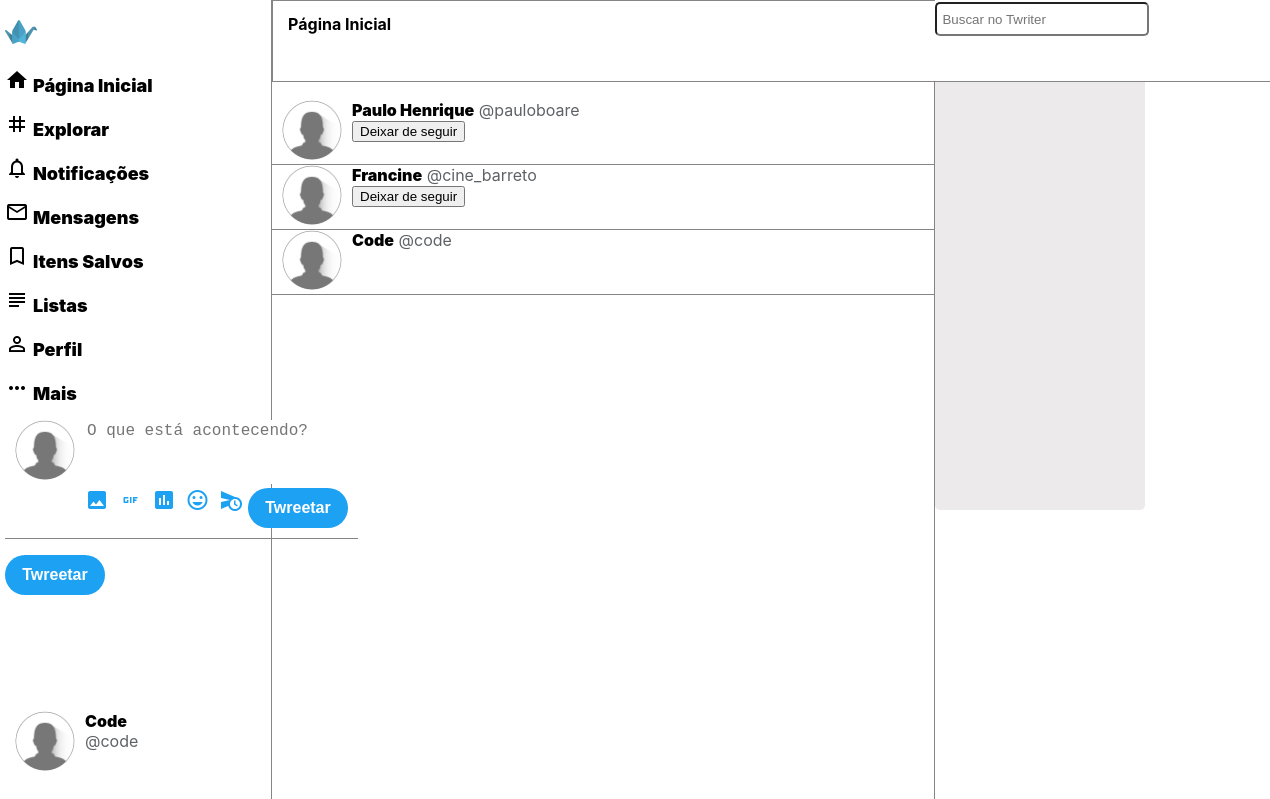
The page /follower.php?userfollow=sazinha (signed in) on the database its author committed.
### tables this page shows
CREATE TABLE IF NOT EXISTS `tb_follow` (
  `id_follow` int(10) NOT NULL,
  `user_on` int(6) NOT NULL,
  `user_following` int(6) NOT NULL
);

CREATE TABLE IF NOT EXISTS `tb_users` (
  `id_users` int(6) NOT NULL,
  `username` varchar(12) NOT NULL,
  `name` varchar(32) NOT NULL,
  `password` varchar(40) NOT NULL
);

### follower.php (the view, shortened to what this page needs)
<?php
include "header.php";
?>
<main role="main" class="fullheight">
    <div id="feed-container">
                <div id="header-home">
                    <h2 id="title-feed">  Página Inicial </h2>
                </div>
        <div id="feed">
            <section id="feed-posts">
           <?php
           include "connect.php";
           if(empty($_GET)){
               http_response_code(404);
               include('404.php');
               die();}
           else {
               $userProfile=$_GET['userfollow'];
           }
           $sqlUser="SELECT * FROM tb_users WHERE username='$userProfile'";
           $resultUser=mysqli_query($connect, $sqlUser);
           if (mysqli_num_rows($resultUser)) {
           $dataUser=mysqli_fetch_array($resultUser);
           $idProfile=$dataUser['id_users'];
           }
           else {
               http_response_code(404);
               include('404.php');
               die();
           }
           $sqlFollower = mysqli_query($connect, "SELECT * FROM tb_follow
           left join tb_users on tb_follow.user_following = tb_users.id_users
           WHERE tb_follow.user_on=$idProfile");
while ($result=mysqli_fetch_array($sqlFollower)) {
    echo "<article id='posts'>
    <div id='user-avatar'>
    <a href='".$result['username']."'><img src='img/default.png' class='img-avatar'></a>
    </div>
    <div id='post-single'> <a href='".$result['username']."' class='post-name-title'>".
    $result['name']."</a> <a href='".$result['username']."' class='post-username-title'> @".$result['username']."</a>
    <span class='post-name-title'>";
    if( $result['id_users'] == $_SESSION['id-user'] ){
        echo "";
    }
    elseif( mysqli_num_rows(mysqli_query($connect, "SELECT * FROM tb_follow
    WHERE user_on=".$_SESSION['id-user']. " AND user_following=".$result['user_following'] )) === 0){
    echo    "<form method=post>
            <button name='btn-follow'> Seguir </button>
            </form>";
            if(isset($_POST['btn-follow'])){
            $sql="INSERT INTO tb_follow VALUES (NULL, ".$_SESSION['id-user'].", ".$result['user_following'].")";
            $resultF=mysqli_query($connect, $sql);
                if ($resultF) {
                 }
                }
            }
             elseif( mysqli_num_rows(mysqli_query($connect, "SELECT * FROM tb_follow
            WHERE user_on=".$_SESSION['id-user']. " AND user_following=".$result['user_following'] )) > 0){
            echo    "<form method=post>
            <button name='btn-follow'> Deixar de seguir </button>
            </form>";
            }
    echo "</span></div></article>";
}
?>
            </section>
        </div>
    </div>
    <aside id="feed-right">
        <div id="aside-search">
            <input type="text" id="search-home" placeholder="Buscar no Twriter">
        </div>
        <section id="trendings">
            <h3 id="title-trendings"> O que está acontecendo </h3>
        </section>
    </aside>
</main>
<?php include "footer.php"; ?>

### css/style.css (style rules this page uses)
body { font-family: BlinkMacSystemFont, "Segoe UI", Roboto, Helvetica, Arial, sans-serif; margin: 0; }
main { flex-grow: 2; display: flex; }
#header-home, #aside-search { position: fixed; top: 0; height:80px; }
#header-home { background: #ffffff; border: 1px rgb(133, 133, 133) solid; width: 100%; display: block; }
#aside-search { background: #ffffff; width: 100%; display: block; }
#title-feed { font-size: 16px; padding: 0; margin-left: 15px; }
.fullheight { min-height: 969px; }
#feed { margin-top: 100px; }
#feed-container { margin: 0; padding: 0; flex-grow: 2; border-left: 1px rgb(133, 133, 133) solid; }
#feed-right { margin: 0; padding: 0; flex-grow: 1; border-left: 1px rgb(133, 133, 133) solid; }
#search-home { border-radius: 5px; padding: 5px; min-width: 200px; min-height: 20px; margin-top: 2px; }
#trendings { border-radius: 5px; background: #c4bebe52; padding: 5px; max-width: 200px; min-height: 500px; }
#title-trendings { font-size: 12px; padding: 0; margin-top: 50px; border-bottom: rgb(133, 133, 133) solid 1px; }
#posts { display: flex; border-bottom: rgb(133, 133, 133) solid 1px; }
.img-avatar, #img-avatar { border-radius: 50%; width: 60px; height: 60px; margin-left: 10px; }
#post-single, #mypost { margin-left: 10px; width: 100%; }
.post-name-title { color: #000000; font-weight: 900; text-decoration: none; }
.post-username-title { color: #5d6266; text-decoration: none; }

### rows shown on the page
tb_follow: user_following.name "Paulo Henrique", user_following.username "pauloboare", shows "Deixar de seguir"
tb_follow: user_following.name "Francine", user_following.username "cine_barreto", shows "Deixar de seguir"
tb_follow: user_following.name "Code", user_following.username "code"

### other values the page prints
$_SESSION['name'] "Code"
$_SESSION['user-checked'] "code"
